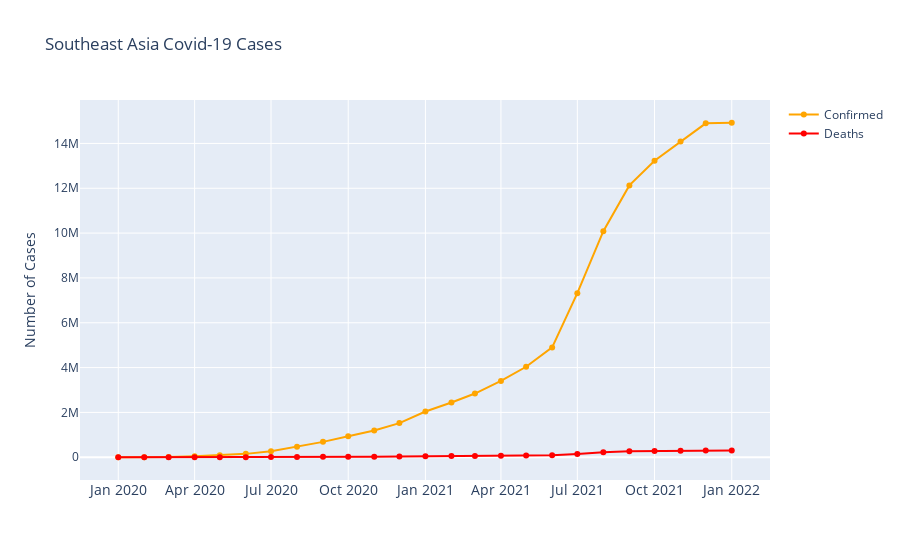

Source (notebook cell):
### Code cell
fig = go.Figure()
fig.add_trace(go.Scatter(x = df_sea['Date'], y = df_sea['Total cases'], mode = 'lines+markers', name = 'Confirmed', line = dict(color = "Orange", width = 2)))
# fig.add_trace(go.Scatter(x = df_sea['Date'], y = df_sea['Total vaccinations'], mode = 'lines+markers', name = 'vaccinations', line = dict(color = "Green", width = 2)))
fig.add_trace(go.Scatter(x = df_sea['Date'], y = df_sea['Total deaths'], mode = 'lines+markers', name = 'Deaths', line = dict(color = "Red", width = 2)))
fig.update_layout(title = 'Southeast Asia Covid-19 Cases', xaxis_tickfont_size = 14, yaxis = dict(title = 'Number of Cases'))

fig.show()

### Figure 1 — Plotly figure (JSON) as saved in the notebook; plotly's stock layout.template omitted (floating-point values rounded to 4 significant figures)
{"data": [{"line": {"color": "Orange", "width": 2}, "mode": "lines+markers", "name": "Confirmed", "type": "scatter", "x": ["2020-01-01T00:00:00", "2020-02-01T00:00:00", "2020-03-01T00:00:00", "2020-04-01T00:00:00", "2020-05-01T00:00:00", "2020-06-01T00:00:00", "2020-07-01T00:00:00", "2020-08-01T00:00:00", "2020-09-01T00:00:00", "2020-10-01T00:00:00", "2020-11-01T00:00:00", "2020-12-01T00:00:00", "2021-01-01T00:00:00", "2021-02-01T00:00:00", "2021-03-01T00:00:00", "2021-04-01T00:00:00", "2021-05-01T00:00:00", "2021-06-01T00:00:00", "2021-07-01T00:00:00", "2021-08-01T00:00:00", "2021-09-01T00:00:00", "2021-10-01T00:00:00", "2021-11-01T00:00:00", "2021-12-01T00:00:00", "2022-01-01T00:00:00"], "y": [44, 193, 9430, 44455, 91204, 150595, 267556, 467572, 686201, 938543, 1191041, 1522749, 2040767, 2443213, 2842086, 3403243, 4036507, 4901007, 7318185, 10087103, 12128703, 13226582, 14091759, 14896576, 14923196]}, {"line": {"color": "Red", "width": 2}, "mode": "lines+markers", "name": "Deaths", "type": "scatter", "x": ["2020-01-01T00:00:00", "2020-02-01T00:00:00", "2020-03-01T00:00:00", "2020-04-01T00:00:00", "2020-05-01T00:00:00", "2020-06-01T00:00:00", "2020-07-01T00:00:00", "2020-08-01T00:00:00", "2020-09-01T00:00:00", "2020-10-01T00:00:00", "2020-11-01T00:00:00", "2020-12-01T00:00:00", "2021-01-01T00:00:00", "2021-02-01T00:00:00", "2021-03-01T00:00:00", "2021-04-01T00:00:00", "2021-05-01T00:00:00", "2021-06-01T00:00:00", "2021-07-01T00:00:00", "2021-08-01T00:00:00", "2021-09-01T00:00:00", "2021-10-01T00:00:00", "2021-11-01T00:00:00", "2021-12-01T00:00:00", "2022-01-01T00:00:00"], "y": [0, 1, 287, 1539, 2773, 4356, 7376, 11230, 16814, 22715, 27765, 34665, 44782, 52968, 58806, 67837, 78904, 94428, 147999, 223225, 262922, 278944, 291974, 304877, 305179]}], "layout": {"title": {"text": "Southeast Asia Covid-19 Cases"}, "xaxis": {"tickfont": {"size": 14}}, "yaxis": {"title": {"text": "Number of Cases"}}}}
